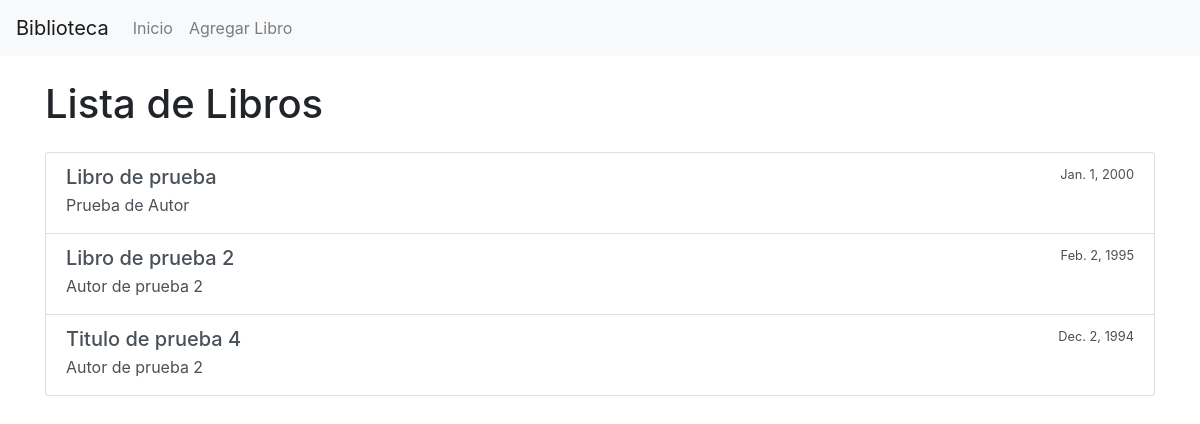
The app's page /libros/ with its own data.
### libros/models.py (models this page shows, shortened)
class Libro(models.Model):
    titulo = models.CharField(max_length=200)
    autor = models.CharField(max_length=200)
    fecha_publicacion = models.DateField()
    isbn = models.CharField(max_length=13)
    ruta_img = models.TextField()

### libros/views.py (the view)
# urls.py: path('', views.lista_libros, name='lista_libros'),
def lista_libros(request):
    libros = Libro.objects.all()
    return render(request, 'libros/lista_libros.html', {'libros': libros})

### libros/templates/libros/lista_libros.html (shortened to what this page needs)
{% extends 'libros/base.html' %}
{% block content %}
    <h1 class="my-4">Lista de Libros</h1>
    <div class="list-group">
        {% for libro in libros %}
            <a href="{% url 'detalle_libro' libro.pk %}" class="list-group-item list-group-item-action">
                <div class="d-flex w-100 justify-content-between">
                    <h5 class="mb-1">{{ libro.titulo }}</h5>
                    <small>{{ libro.fecha_publicacion }}</small>
                </div>
                <p class="mb-1">{{ libro.autor }}</p>
            </a>
        {% endfor %}
    </div>
{% endblock %}

### libros/templates/libros/base.html (shortened to what this page needs)
<!DOCTYPE html>
<html>
<head>
    <link rel="stylesheet" type="text/css" href="https://stackpath.bootstrapcdn.com/bootstrap/4.5.2/css/bootstrap.min.css">
</head>
<body>
    <nav class="navbar navbar-expand-lg navbar-light bg-light">
        <a class="navbar-brand" href="{% url 'lista_libros' %}">Biblioteca</a>
        <div class="collapse navbar-collapse">
            <ul class="navbar-nav mr-auto">
                <li class="nav-item">
                    <a class="nav-link" href="{% url 'lista_libros' %}">Inicio</a>
                </li>
                <li class="nav-item">
                    <a class="nav-link" href="{% url 'nuevo_libro' %}">Agregar Libro</a>
                </li>
            </ul>
        </div>
    </nav>
    <div class="container mt-4">
        {% block content %}{% endblock %}
    </div>
</body>
</html>

### records on screen
Libro: titulo "Libro de prueba", fecha_publicacion "Jan. 1, 2000", autor "Prueba de Autor"
Libro: titulo "Libro de prueba 2", fecha_publicacion "Feb. 2, 1995", autor "Autor de prueba 2"
Libro: titulo "Titulo de prueba 4", fecha_publicacion "Dec. 2, 1994", autor "Autor de prueba 2"
